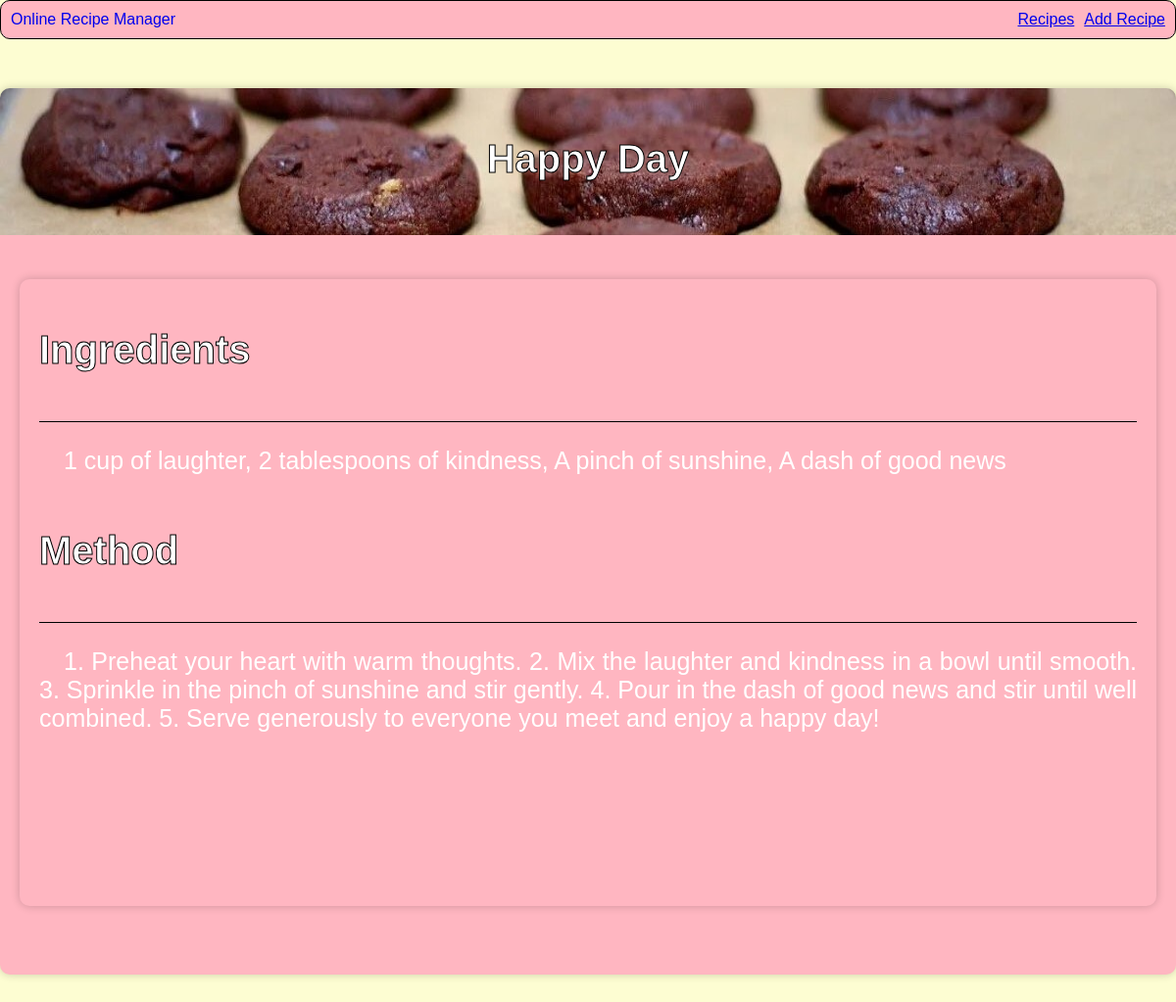
/recipe/1 (signed in), run on the app's committed database.
### app.py (models this page shows)
class Recipe(db.Model):
    id = db.Column(db.Integer, primary_key = True)
    title = db.Column(db.String(255), nullable = False)
    ingredients = db.Column(db.String(1000), nullable = False)
    method = db.Column(db.String(5000), nullable = False)
    date_created = db.Column(db.DateTime, default = datetime.utcnow)
    user_id = db.Column(db.Integer, db.ForeignKey('user.id'))
    author = db.relationship('User', backref='recipes')

### app.py (the view)
@app.route('/recipe/<int:recipe_id>')
def recipe_detail(recipe_id):
    recipe = Recipe.query.get(recipe_id)
    if recipe is None:
        abort(404)
    return render_template('recipe_detail.html', recipe=recipe)

### app.py (called while the page is built)
@login_manager.user_loader
def load_user(user_id):
    return User.query.get(int(user_id))

### templates/recipe_detail.html (shortened to what this page needs)
{% extends 'base.html' %}
{% block body%}
    <h1>{{ recipe.title }}</h1>
    <div class="recipe-info">
        <div class="recipe-info-ingredients">
            <h3>Ingredients</h3>
            <hr>
            <p>{{ recipe.ingredients }}</p>
        </div>
        <div class="recipe-info-method">
            <h3>Method</h3>
            <hr>
            <p>{{ recipe.method }}</p>
        </div>
    </div>
{% endblock %}

### static/css/main.css (style rules this page uses)
body { background-color: #FDFDD2; margin: 0; font-family: sans-serif; color: #ffffff; }
h1 { width: 100%; display: flex; justify-content: center; margin-top: 30px; margin-bottom: 50px; align-self: flex-start; text-align: center; font-size: 40px; color: #fff; -webkit-text-stroke-width: 1px; -webkit-text-stroke-color: #000; font-family: sans-serif; }
p { text-indent: 1em; font-size: 25px; }
.recipe-info { text-align: justify; position: relative; background-color: #ffb6c1; margin: 50px auto; max-width: 1200px; padding: 20px; box-shadow: 0px 0px 10px rgba(0, 0, 0, 0.2); border-radius: 10px; height: auto; min-height: 600px; display: flex; flex-direction: column; align-items: center; }
hr { margin-top: 20px; margin-bottom: 20px; border: none; height: 1px; background-color: #000; }
h3 { text-align: left; margin-top: 30px; margin-bottom: 50px; align-self: flex-start; font-size: 40px; color: #fff; -webkit-text-stroke-width: 1px; -webkit-text-stroke-color: #000; font-family: sans-serif; }
.recipe-info-ingredients { width: 100%; }
.recipe-info-method { width: 100%; }

### data on the page
Recipe: title "Happy Day", ingredients "1 cup of laughter, 2 tablespoons of kindness, A pinch of sunshine, A dash of good news", method "1. Preheat your heart with warm thoughts. 2. Mix the laughter and kindness in a bowl until smooth. 3. Sprinkle in the pinch of sunshine and stir gently. 4. Pour in the dash of good news and stir until well combined. 5. Serve generously to everyone you meet and enjoy a happy day!"
